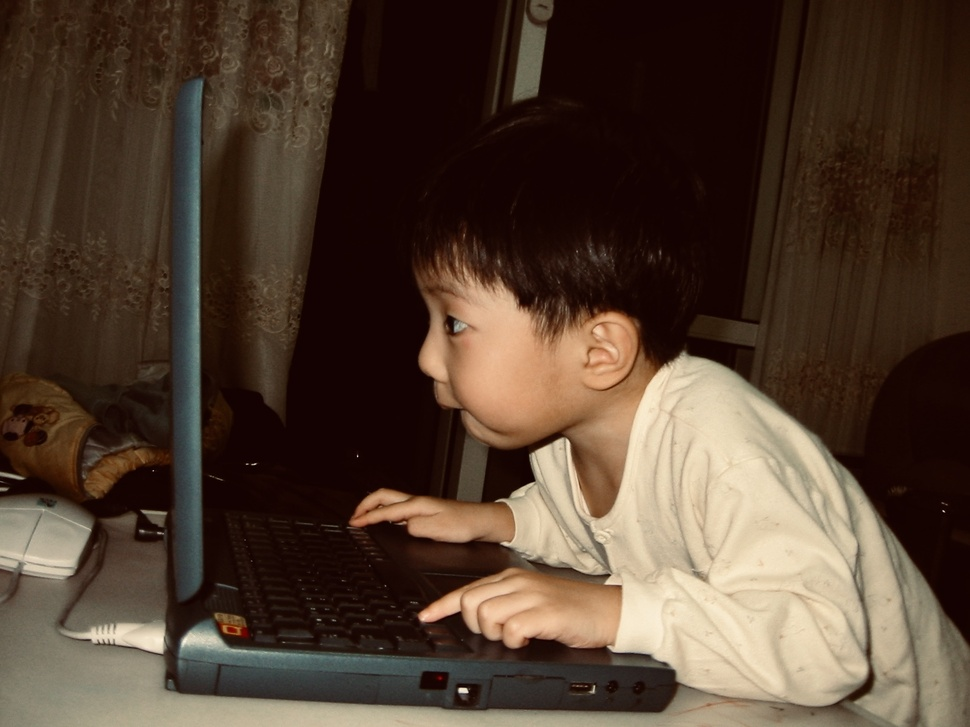
#> input picture apps/cs/src/og.jpg, 970 x 727 px, shrunk from 1600 x 1200 before the run
$ python center_pad.py ../../cs/src/og.jpg 5
#> lines starting #> are read from the running program, lines starting #| are printed output that depends on the picture; after the words box and inside, x2 and y2 are one past the last pixel; in counts of white or black regions, pixels touching at a corner belong together
#!/usr/bin/env python3
"""
Center content vertically in images by detecting background color and padding.
Finds the first and last non-background pixel rows, crops to content,
then re-centers with equal top/bottom padding using the background color.
"""

import sys
import os
from PIL import Image
import numpy as np


def get_bg_color(img_array):
    """Get background color from the top-left corner (5x5 average)."""
    sample = img_array[:5, :5]
    return np.mean(sample, axis=(0, 1)).astype(np.uint8)


def find_content_bounds(img_array, bg_color, tolerance=10):
    """Find first and last row where non-background pixels appear."""
    diff = np.abs(img_array.astype(int) - bg_color.astype(int))
    non_bg = np.any(diff > tolerance, axis=-1)  # per-pixel: is it not background?
    row_has_content = np.any(non_bg, axis=1)  # per-row: does it have content?

    rows = np.where(row_has_content)[0]
    if len(rows) == 0:
        return 0, img_array.shape[0]
    return rows[0], rows[-1] + 1


def center_pad_image(input_path, output_path=None, target_height=None):
    """Center content vertically with equal padding."""
#> called with input_path = '../../cs/src/og.jpg', target_height = 5
    img = Image.open(input_path)
#> img is the input picture: PIL image 970x727 RGB; mean R, G, B 81.5, 62.9, 48.7
    img_array = np.array(img)
    w, h = img.size
#> w = 970; h = 727

    if target_height is None:
        target_height = h

    bg_color = get_bg_color(img_array)
#> bg_color = [37, 14, 5]
    top, bottom = find_content_bounds(img_array, bg_color)
#> in find_content_bounds, `diff = np.abs(img_array.astype(int) - bg_color.astype(int))`:
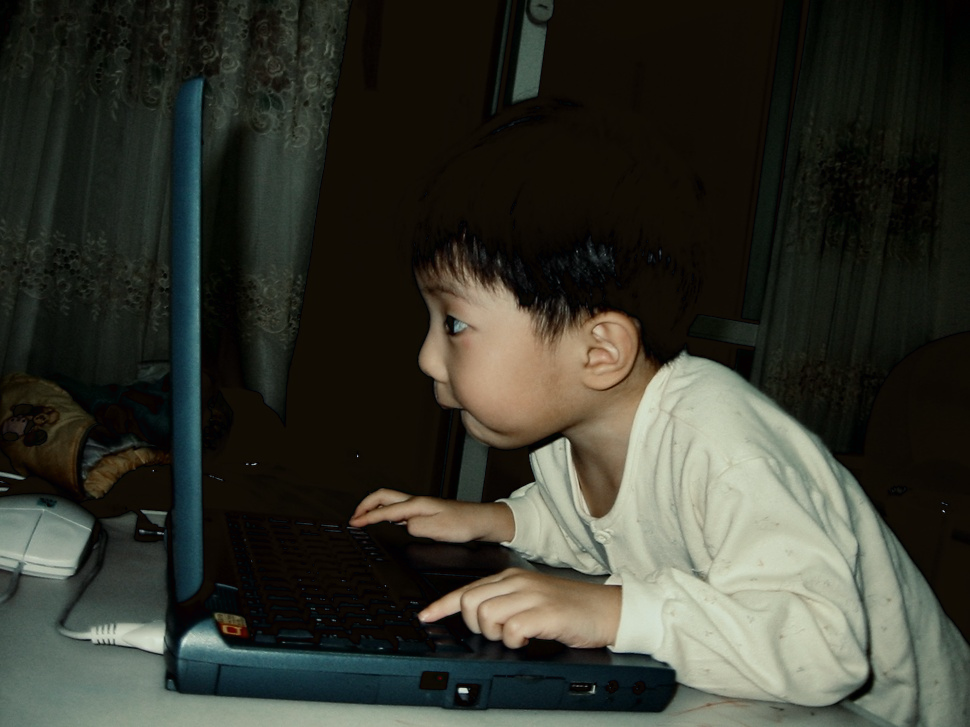
#> diff: shape (727, 970, 3) int64; mean R, G, B 53.7, 55.1, 45.8
#> in find_content_bounds, `non_bg = np.any(diff > tolerance, axis=-1)`:
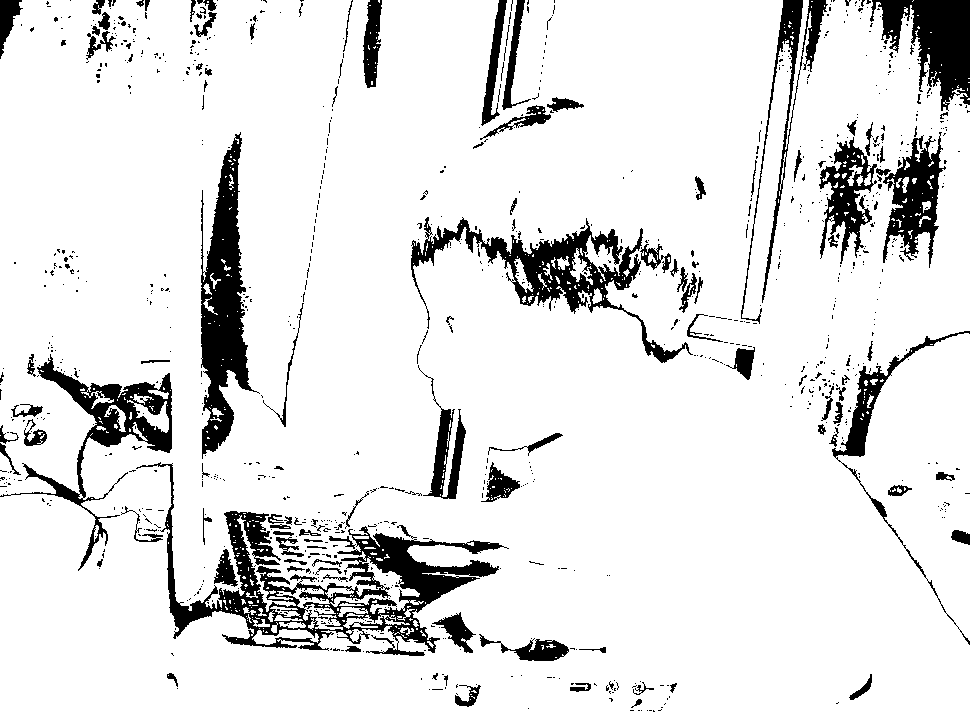
#> non_bg: shape (727, 970) bool; 89.3% white; 966 black regions (841 under 20 px), largest, box (x1, y1, x2, y2) and area: (136, 462, 509, 656) 14366, (201, 132, 260, 459) 8708, (411, 217, 693, 363) 7713
#> in find_content_bounds, `rows = np.where(row_has_content)[0]`: rows = 727 values from 0 to 726
#> top = 0; bottom = 727
    content_height = bottom - top
#> content_height = 727

    print(f"  Content rows: {top} ~ {bottom} (height: {content_height})")
#|   Content rows: 0 ~ 727 (height: 727)
    print(f"  Background color: rgb({bg_color[0]}, {bg_color[1]}, {bg_color[2]})")
#|   Background color: rgb(37, 14, 5)

    if content_height >= target_height:
        print(f"  Content taller than target, keeping as-is")
        cropped = img.crop((0, top, w, top + target_height))
    else:
        pad_total = target_height - content_height
        pad_top = pad_total // 2
        pad_bottom = pad_total - pad_top

        # Create new image with background color
        new_img = Image.new("RGB", (w, target_height), tuple(bg_color))
        content = img.crop((0, top, w, bottom))
        new_img.paste(content, (0, pad_top))
        cropped = new_img

    out = output_path or input_path
    cropped.save(out)
    print(f"  Saved: {out} ({w}x{target_height})")
#|   Saved: ../../cs/src/og.jpg (970x5)


def main():
    if len(sys.argv) < 2:
        print("Usage: python3 center_pad.py <image_or_dir> [target_height]")
        print("\nProcesses a single image or all PNGs in a directory.")
        print("Default target_height: original image height")
        sys.exit(1)

    path = sys.argv[1]
    target_h = int(sys.argv[2]) if len(sys.argv) > 2 else None

    if os.path.isdir(path):
        pngs = sorted([f for f in os.listdir(path) if f.endswith('.png') and f[0].isdigit()])
        for f in pngs:
            fpath = os.path.join(path, f)
            print(f"Processing {f}:")
            center_pad_image(fpath, target_height=target_h)
    else:
        print(f"Processing {path}:")
        center_pad_image(path, target_height=target_h)

    print("\nDone!")


if __name__ == "__main__":
    main()
